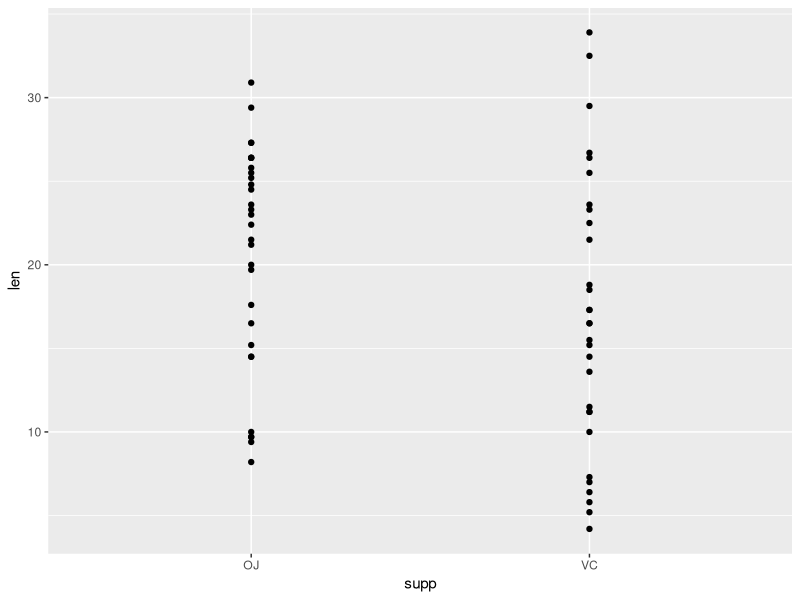
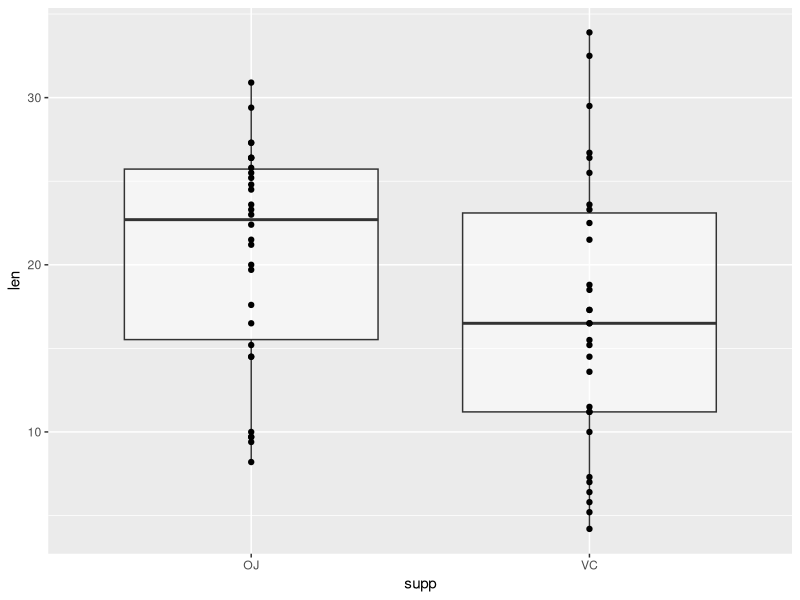
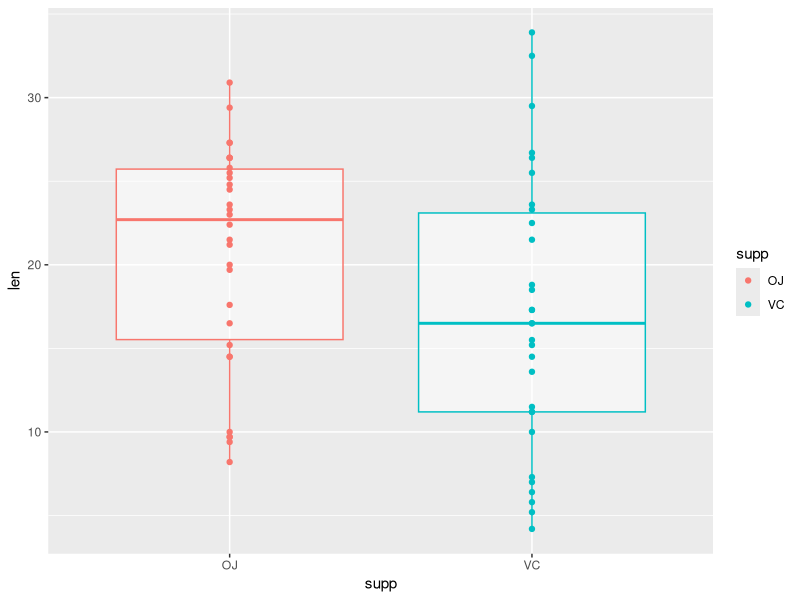
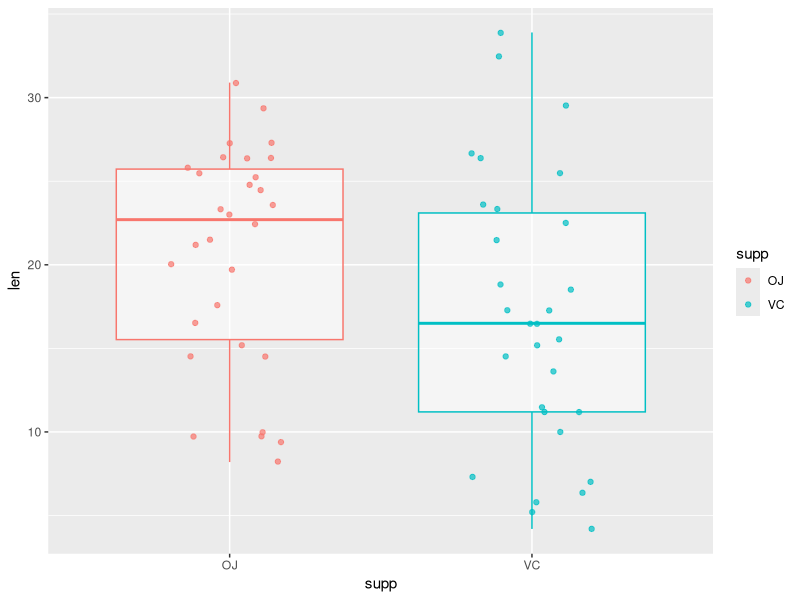
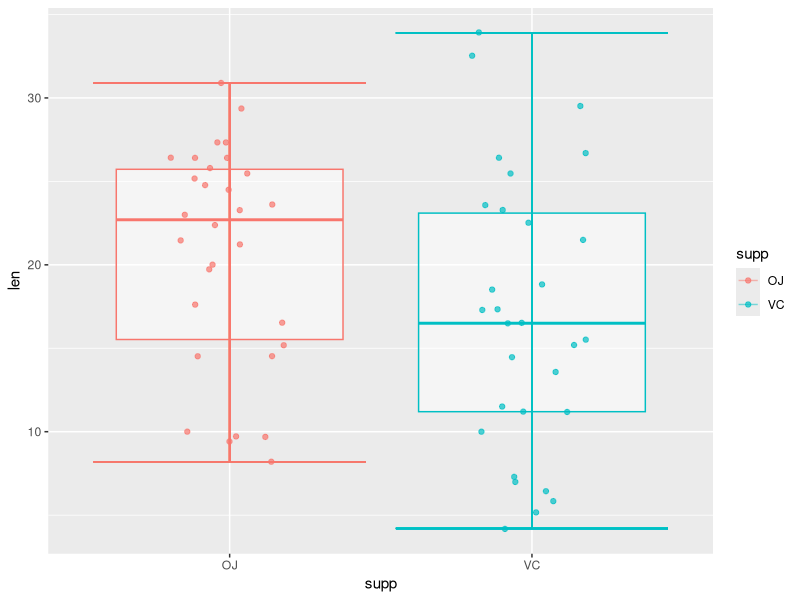
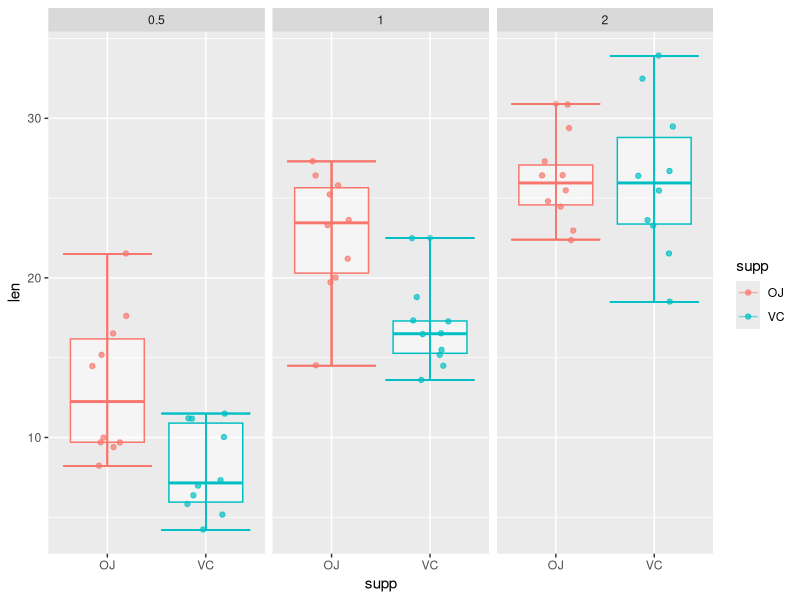
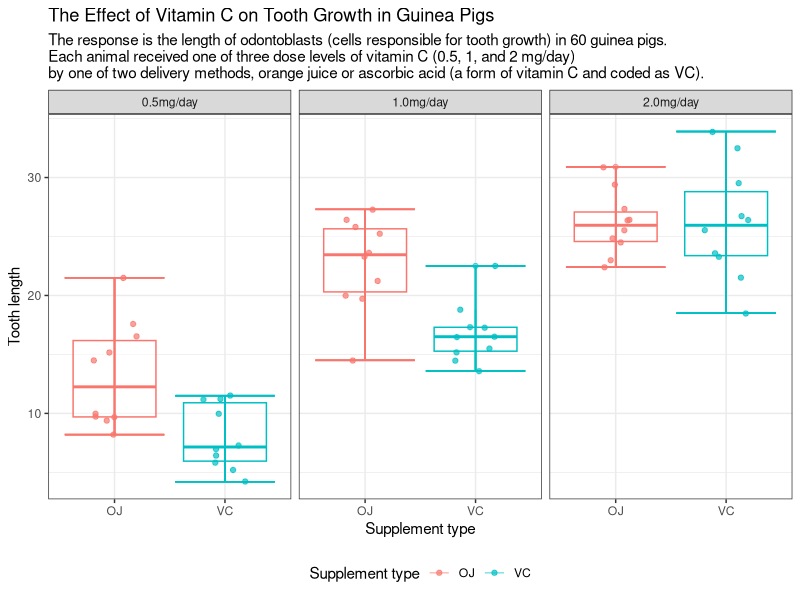

The R source for these figures, in order:
## ---- chunk 1
graphics.off()
rm(list = ls())
gc()

## ---- chunk 2
version
## ---- chunk 3
library(tidyverse)

## ---- chunk 4
ToothGrowth |> head()
## ---- chunk 5
ToothGrowth |> class()
## ---- chunk 6
ToothGrowth |> dim()
## ---- chunk 7
df <- ToothGrowth
df |> head()
## ---- chunk 8
df |> 
  ggplot(aes(supp, len)) +
  geom_point()
## ---- chunk 9
df |> 
  ggplot(aes(supp, len)) +
  geom_boxplot(alpha = 0.5) +
  geom_point()
## ---- chunk 10
df |> 
  ggplot(aes(supp, len, color = supp)) +
  geom_boxplot(alpha = 0.5, show.legend = FALSE) +
  geom_point()
## ---- chunk 11
df |> 
  ggplot(aes(supp, len, color = supp)) +
  geom_boxplot(alpha = 0.5, show.legend = FALSE) +
  geom_jitter(alpha = 0.7, width = 0.2)
## ---- chunk 12
df1 <- 
  df |> 
  group_by(supp) |> 
  mutate(min = min(len), max = max(len))
## ---- chunk 13
df1 |> 
  ggplot(aes(supp, len, color = supp)) +
  geom_boxplot(alpha = 0.5, show.legend = FALSE) +
  geom_errorbar(aes(ymin = min, ymax = max), alpha = 0.5) +
  geom_jitter(alpha = 0.7, width = 0.2)

## ---- chunk 14
df2 <- 
  df |> 
  group_by(supp, dose) |> 
  mutate(min = min(len), max = max(len))
## ---- chunk 15
df2 |> 
  ggplot(aes(supp, len, color = supp)) +
  geom_boxplot(alpha = 0.5, show.legend = FALSE) +
  geom_errorbar(aes(ymin = min, ymax = max), alpha = 0.5) +
  geom_jitter(alpha = 0.7, width = 0.2) +
  facet_wrap(vars(dose))

## ---- chunk 16
dose_status <- c("0.5" = "0.5mg/day", "1" = "1.0mg/day", "2" = "2.0mg/day")
## ---- chunk 17
df2 |> 
  ggplot(aes(supp, len, color = supp)) +
  geom_boxplot(alpha = 0.5, show.legend = FALSE) +
  geom_errorbar(aes(ymin = min, ymax = max), alpha = 0.5) +
  geom_jitter(alpha = 0.7, width = 0.2) +
  facet_wrap(vars(dose), labeller = labeller(dose = dose_status)) +
  labs(title = "The Effect of Vitamin C on Tooth Growth in Guinea Pigs",
       subtitle = paste0("The response is the length of odontoblasts (cells responsible for tooth growth) in 60 guinea pigs.","\n", 
                         "Each animal received one of three dose levels of vitamin C (0.5, 1, and 2 mg/day)","\n",
                         "by one of two delivery methods, orange juice or ascorbic acid (a form of vitamin C and coded as VC)."),
       x = "Supplement type", y = "Tooth length", color = "Supplement type") +
  theme_bw() + theme(legend.position = "bottom")
## ---- chunk 18
ggsave("image.png")
